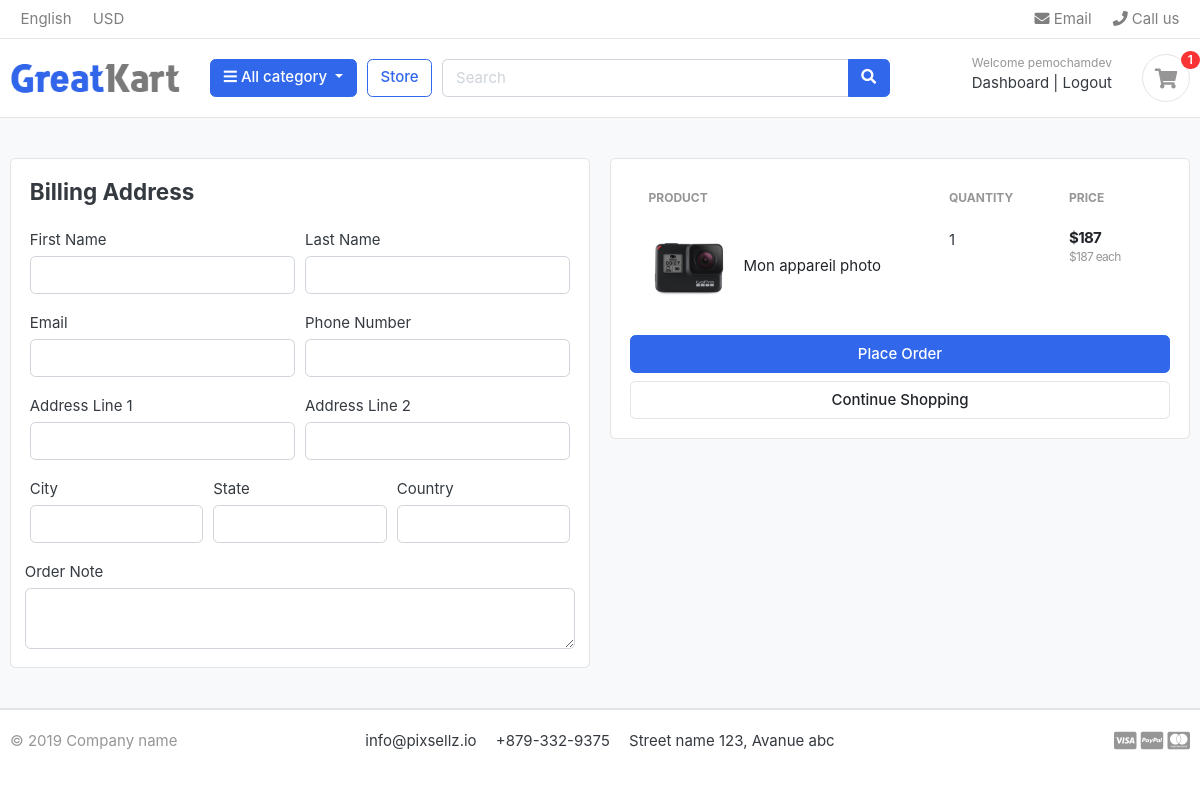
Page /cart/checkout/ (signed in) on the earlier database version.
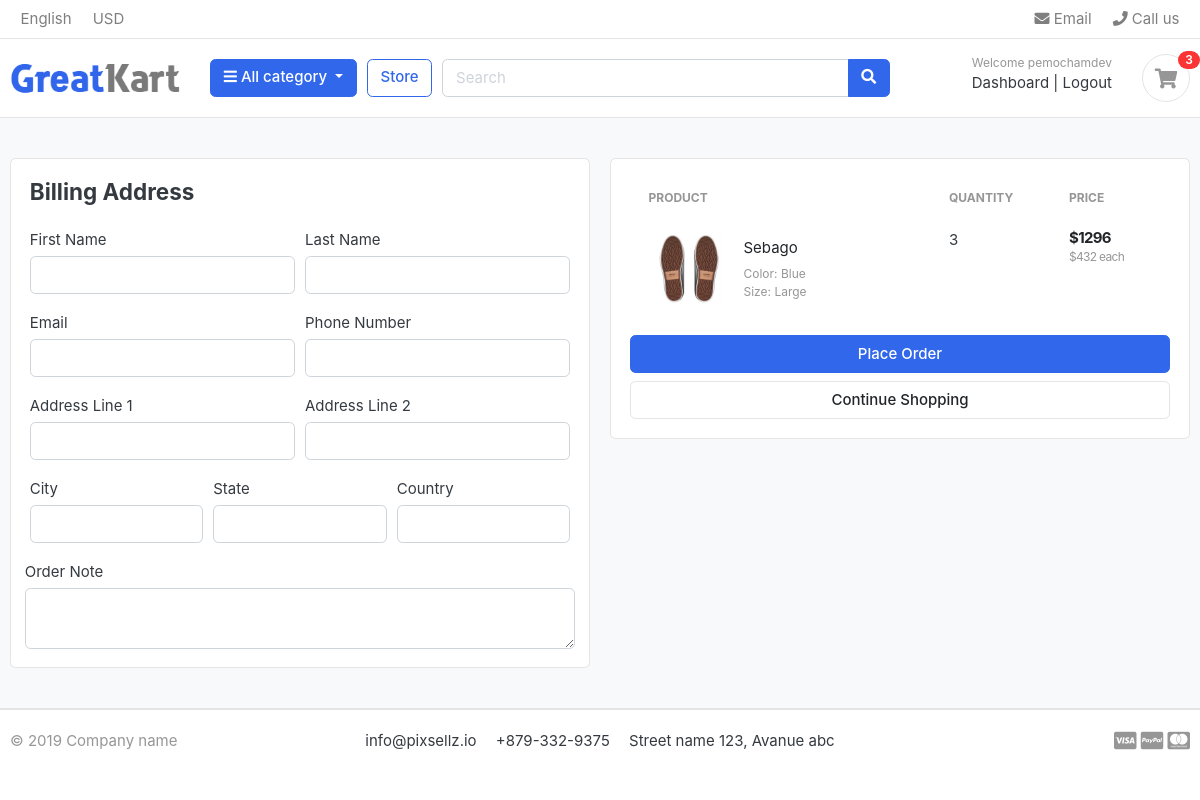
Same page on the later database version.
### carts/models.py (models this page shows, shortened)
class CartItem(models.Model):
    user = models.ForeignKey(Account, on_delete=models.CASCADE, related_name='user', null=True)
    product = models.ForeignKey(Product, on_delete=models.CASCADE, related_name='product')
    variations = models.ManyToManyField('Variation',blank=True)
    cart = models.ForeignKey(Cart, on_delete=models.CASCADE, related_name='cart', null=True)
    quantity = models.IntegerField(default=0)
    is_active = models.BooleanField(default=True)
    def sub_total(self):
        return self.product.price*self.quantity

class Variation(models.Model):
    product = models.ForeignKey(Product, on_delete = models.CASCADE)
    variation_category = models.CharField(max_length=200, choices = variation_category_choices)
    variation_value = models.CharField(max_length=200)#, choices = variation_value_choices
    is_active = models.BooleanField(default=True)
    created_date = models.DateTimeField(auto_now = True)
    objects = VariationManager()

### store/models.py (models this page shows, shortened)
class Product(models.Model):
    name = models.CharField(max_length=120, unique=True)
    slug = models.SlugField(max_length=120, unique=True)
    description  = models.TextField(max_length=500)
    image = models.ImageField(upload_to='photos/products')
    price = models.IntegerField(default=0)
    discount_price = models.IntegerField(default=0)
    stock = models.IntegerField(default=0)
    is_available = models.BooleanField(default=True)
    category = models.ForeignKey(Category, on_delete=models.CASCADE, related_name='category')
    created_at = models.DateTimeField(auto_now_add=True)
    updated_at = models.DateTimeField(auto_now=True)
    def get_absolute_url(self):
        return reverse("product_detail", kwargs={"product_slug": self.slug, "category_slug":self.category.slug})

### carts/views.py (the view)
# urls.py: path('checkout/', views.checkout, name="checkout"),
@login_required(login_url='signin')
def checkout(request,  quantity=0, cart_items=None,total=0):
  try:
    tax = 0
    grand_total = 0
    if request.user.is_authenticated:
      cart_items = CartItem.objects.filter(user=request.user, is_active = True)
    else:
      cart = Cart.objects.get(cart_id=_cart_id(request))
      cart_items = CartItem.objects.filter(cart=cart, is_active = True)
    for cart_item in cart_items:
        total +=(cart_item.product.price*cart_item.quantity)
        quantity += cart_item.quantity
    tax = (2 * total)/100
    grand_total = tax + total
  except ObjectDoesNotExist :
    pass
  context = {
    'cart_items':cart_items,
    'total':total,
    'quantity':quantity,
    'tax':tax,
    'grand_total':grand_total,
    }
  return render(request, 'checkout.html', context)

### carts/context_processors.py (called while the page is built)
def counter(request):
    cart_count = 0
    if 'admin' in request.path:
        return {}
    else:
        try:
            cart = Cart.objects.filter(cart_id=_cart_id(request))
            if request.user.is_authenticated:
                cart_items = CartItem.objects.all().filter(user=request.user)
            else:
                cart_items = CartItem.objects.all().filter(cart=cart[:1])
            for cart_item in cart_items:
                cart_count += cart_item.quantity
        except Cart.DoesNotExist:
            cart_count = 0
    return dict(cart_count=cart_count)

### carts/views.py (called while the page is built)
def _cart_id(request):
    cart  = request.session.session_key
    if not cart:
        cart  = request.session.create()
    return cart

### category/context_processors.py (called while the page is built)
def menu_links(request):
    links = Category.objects.all()
    return dict(links=links)

### category/models.py (called while the page is built)
    def get_absolute_url(self):
        return reverse("product_by_category", kwargs={"category_slug": self.slug})

### templates/checkout.html (shortened to what the changed rows need)
{% extends "base.html" %}
{% load static %}
{% block content %}
<section class="section-content padding-y bg">
	<div class="container">
	<div class="row">
		<aside class="col-lg-6">
			<div class="card">
			<div class="card-body">
                <table class="table table-borderless table-shopping-cart">
                    <thead class="text-muted">
                    <tr class="small text-uppercase">
                      <th scope="col">Product</th>
                      <th scope="col" width="120">Quantity</th>
                      <th scope="col" width="120">Price</th>
                    </tr>
                    </thead>
                    <tbody>
                        {% for cart_item in cart_items  %}
                        <tr>
                            <td>
                                <figure class="itemside align-items-center">
                                    <div class="aside"><img src=" {{cart_item.product.image.url}} " class="img-sm"></div>
                                    <figcaption class="info">
                                        <a href="{{cart_item.product.get_absolute_url}}" class="title text-dark">{{cart_item.product.name|capfirst }}</a>
                                        <p class="text-muted small">
                                            {% if cart_item.variations.all %}
                                            {% for item in cart_item.variations.all  %}
                                            {{item.variation_category| capfirst}}: {{item.variation_value | capfirst}}<br>
                                            {% endfor %}
                                            {% endif %}
                                    </figcaption>
                                </figure>
                            </td>
                            <td>
                                <label for="">{{cart_item.quantity}}</label>
                            </td>
                            <td>
                                <div class="price-wrap">
                                    <var class="price">${{cart_item.sub_total}}</var>
                                        <small class="text-muted"> ${{cart_item.product.price}} each </small>
                                </div>
                            </td>
                        </tr>
                        {% endfor %}
                    </tbody>
                    </table>
			</div>
			</div>
	</aside>
	</div>
	</div>
	</section>
{% endblock content %}

### templates/base.html (shortened to what the changed rows need)
{% load static %}
<!DOCTYPE HTML>
<html lang="en">
<head>
<link href="{% static 'css/bootstrap.css' %}" rel="stylesheet" type="text/css"/>
<link href="{% static 'fonts/fontawesome/css/all.min.css' %}" type="text/css" rel="stylesheet">
<link href="{% static 'css/ui.css' %}" rel="stylesheet" type="text/css"/>
<link href="{% static 'css/responsive.css' %}" rel="stylesheet" media="only screen and (max-width: 1200px)" />
</head>
<header class="section-header">
    <section class="header-main border-bottom">
        <div class="container">
    <div class="row align-items-center">
        <div class="col-lg-3 col-sm-6 col-8 order-2 order-lg-3">
                    <div class="d-flex justify-content-end mb-3 mb-lg-0">
                        <a href=" {% url "cart" %} " class="widget-header pl-3 ml-3">
                            <div class="icon icon-sm rounded-circle border"><i class="fa fa-shopping-cart"></i></div>
                            <span class="badge badge-pill badge-danger notify"> {{cart_count}} </span>
                        </a>
                    </div>
                </div>
    </div>
        </div>
    </section>
    </header>
{% block content %}
{% endblock content %}
</body>
</html>

Differences in the rows shown:
removed CartItem: product.image (picture), product.name "Mon appareil photo", quantity "1", sub_total "187", product.price "187"
added CartItem: product.image (picture), product.name "Sebago", quantity "3", sub_total "1296", product.price "432"
now on this page (row unchanged): Variation: variation_category "Color", variation_value "Blue"
now on this page (row unchanged): Variation: variation_category "Size", variation_value "Large"
Other differences:
{{ cart_count }}: "1" → "3"
